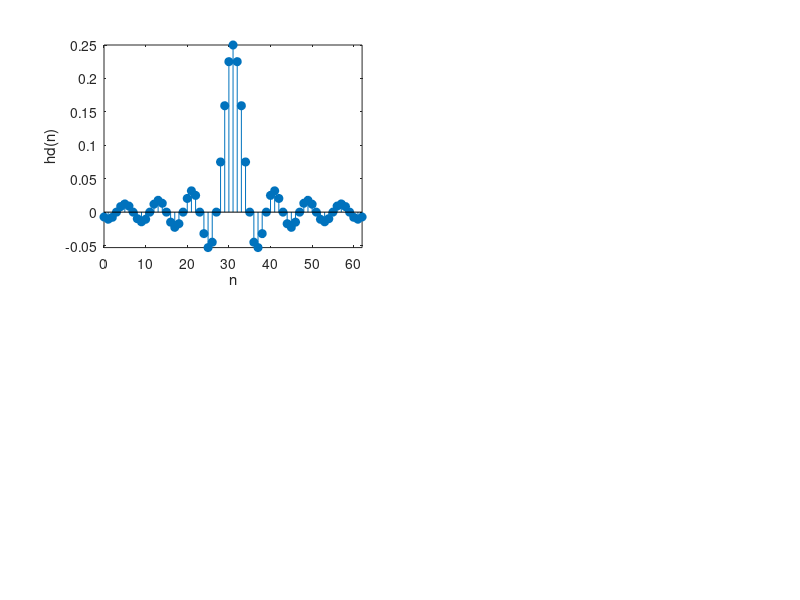

Recreate this plot in MATLAB. (Note: this script raises an error after producing the figure.)
%汉宁窗
wp=0.2*pi;
wst=0.3*pi;
tr_width=wst-wp;
N = ceil(6.2*pi/tr_width)+1;
n = 0:N-1;
wc = (wp+wst)/2;
alpha = (N-1)/2;
hd = (wc/pi)*sinc((wc/pi) * (n-alpha));
w_hanning = hanning(N)';
h = hd.*w_hanning;
subplot(221);
stem(n,hd,'filled');
axis tight;
xlabel('n');
ylabel('hd(n)');
[Hr,w1] = zerophase(h);
subplot(222);
plot(w1/pi,Hr);
axis tight;
xlabel('\omega/\pi');
ylabel('H(\omega)');
subplot(223);
stem(n,h,'filled');
axis tight;
xlabel('n');
ylabel('h(n)');
[H,w] = freqz(h,1);
subplot(224);
plot(w/pi,20*log10(abs(H)/max(abs(H))));
xlabel('\omega/\pi');
ylabel('dB');
grid on;
